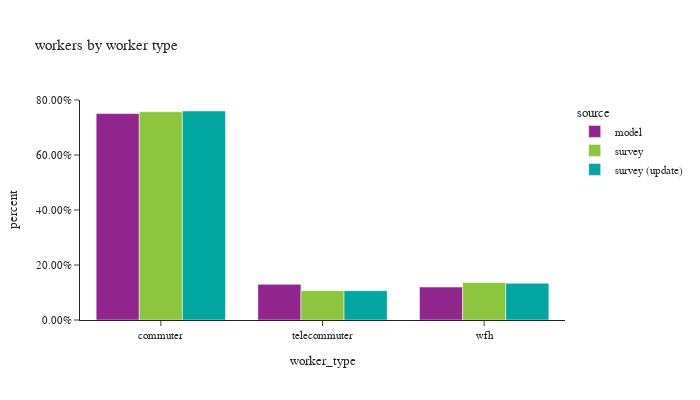

Source (notebook cell):
### Markdown cell above
## worker counts

### Code cell
# worker counts by worker type
df_worker_count = workers.groupby(['source','worker_type'])['pdexpfac']. \
    sum().reset_index()
df_worker_count['percent'] = df_worker_count.groupby(['source'], group_keys=False)['pdexpfac']. \
    apply(lambda x: x / float(x.sum()))

df_worker_count_ct = workers.groupby(['source','worker_type'])['pdexpfac'].count().reset_index(). \
    rename(columns={'pdexpfac':'sample count'})
df_worker_count = df_worker_count.merge(df_worker_count_ct, on=['source','worker_type']). \
    rename(columns={'pdexpfac':'total count'})
# df_worker_count_ct

fig = px.bar(df_worker_count.sort_values(by=['source']), x="worker_type", y="percent",
             color="source", barmode="group",hover_data=['sample count','total count'],
             title="workers by worker type")
fig.update_layout(height=400, width=700, font=dict(size=11),
                  yaxis_tickformat = '.2%')
fig.show()

### Figure 1 — Plotly figure (JSON) as saved in the notebook; plotly's stock layout.template omitted (floating-point values rounded to 4 significant figures)
{"data": [{"alignmentgroup": "True", "customdata": [[1712000.0, 1712000.0], [296000.0, 296000.0], [273300.0, 273300.0]], "hovertemplate": "source=model<br>worker_type=%{x}<br>percent=%{y}<br>sample count=%{customdata[0]}<br>total count=%{customdata[1]}<extra></extra>", "legendgroup": "model", "marker": {"color": "#91268F", "pattern": {"shape": ""}}, "name": "model", "offsetgroup": "model", "orientation": "v", "showlegend": true, "textposition": "auto", "type": "bar", "x": ["commuter", "telecommuter", "wfh"], "xaxis": "x", "y": [0.7504, 0.1298, 0.1198], "yaxis": "y"}, {"alignmentgroup": "True", "customdata": [[1946.0, 1211000.0], [715.0, 170500.0], [750.0, 217600.0]], "hovertemplate": "source=survey<br>worker_type=%{x}<br>percent=%{y}<br>sample count=%{customdata[0]}<br>total count=%{customdata[1]}<extra></extra>", "legendgroup": "survey", "marker": {"color": "#8CC63E", "pattern": {"shape": ""}}, "name": "survey", "offsetgroup": "survey", "orientation": "v", "showlegend": true, "textposition": "auto", "type": "bar", "x": ["commuter", "telecommuter", "wfh"], "xaxis": "x", "y": [0.7573, 0.1066, 0.1361], "yaxis": "y"}, {"alignmentgroup": "True", "customdata": [[2055.0, 1212000.0], [742.0, 170000.0], [769.0, 212700.0]], "hovertemplate": "source=survey (update)<br>worker_type=%{x}<br>percent=%{y}<br>sample count=%{customdata[0]}<br>total count=%{customdata[1]}<extra></extra>", "legendgroup": "survey (update)", "marker": {"color": "#00A7A0", "pattern": {"shape": ""}}, "name": "survey (update)", "offsetgroup": "survey (update)", "orientation": "v", "showlegend": true, "textposition": "auto", "type": "bar", "x": ["commuter", "telecommuter", "wfh"], "xaxis": "x", "y": [0.76, 0.1066, 0.1334], "yaxis": "y"}], "layout": {"barmode": "group", "font": {"size": 11}, "height": 400, "legend": {"title": {"text": "source"}, "tracegroupgap": 0}, "title": {"text": "workers by worker type"}, "width": 700, "xaxis": {"anchor": "y", "domain": [0.0, 1.0], "title": {"text": "worker_type"}}, "yaxis": {"anchor": "x", "domain": [0.0, 1.0], "tickformat": ".2%", "title": {"text": "percent"}}}}
